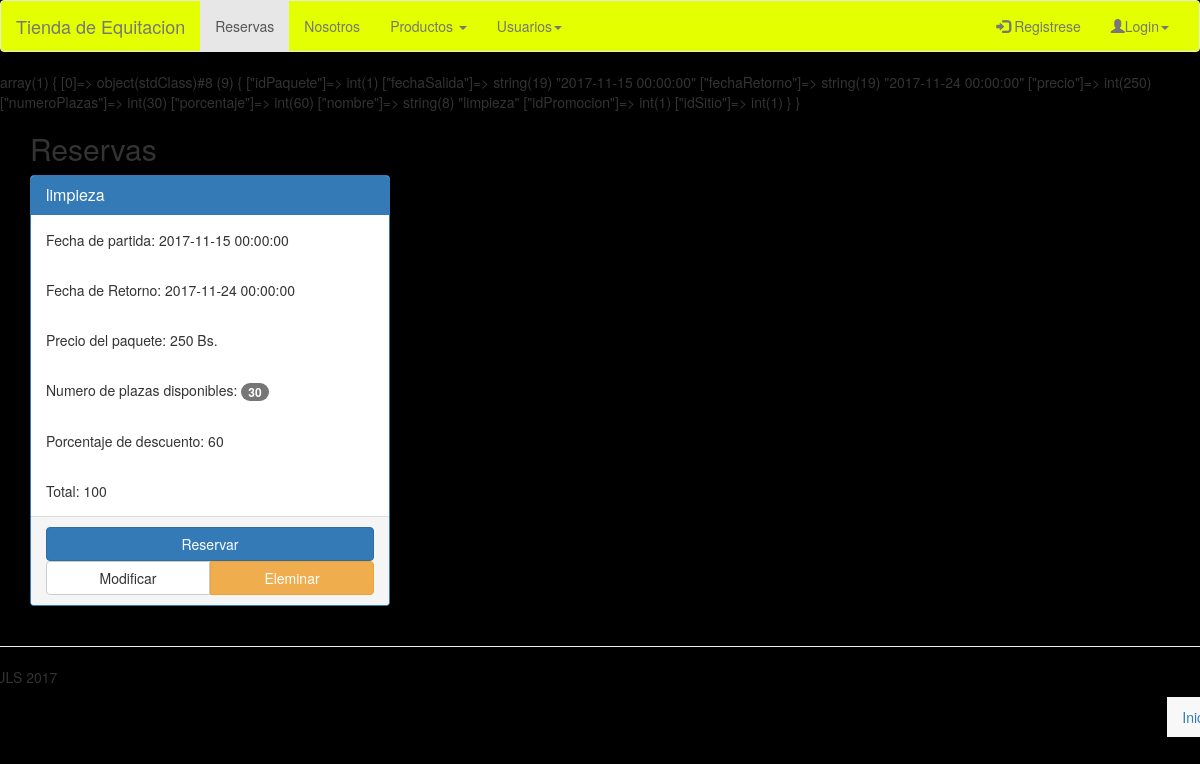
Page /listaPaquetes.php on the committed database.
### tables this page shows
CREATE TABLE `paquetes` (
  `idPaquete` int(11) NOT NULL,
  `fechaSalida` datetime NOT NULL,
  `fechaRetorno` datetime NOT NULL,
  `precio` int(11) NOT NULL DEFAULT '0',
  `numeroPlazas` int(11) NOT NULL DEFAULT '0',
  `idPromocion` int(11) NOT NULL DEFAULT '0',
  `idSitio` int(11) NOT NULL DEFAULT '0',
  `idSitio1` int(11) NOT NULL DEFAULT '0',
  `idSitio2` int(11) NOT NULL DEFAULT '0',
  `idSitio3` int(11) NOT NULL DEFAULT '0'
);

CREATE TABLE `sitios` (
  `idSitio` int(11) NOT NULL,
  `nombre` varchar(60) NOT NULL,
  `descripcion` varchar(500) NOT NULL,
  `foto` varchar(100) NOT NULL
);

CREATE TABLE `promociones` (
  `idPromocion` int(11) NOT NULL,
  `temporada` varchar(50) NOT NULL DEFAULT '0',
  `porcentaje` int(11) NOT NULL DEFAULT '0'
);

### Paquete.php (called while the page is built, shortened)
<?php
	class Paquete
	{
		static public function seleccionarTodoSitioyProm()
		{
			$pdo = Conexion::conectar();
			$sql='SELECT p.idPaquete,p.fechaSalida, p.fechaRetorno, p.precio, p.numeroPlazas, pr.porcentaje, s.nombre, pr.idPromocion,s.idSitio from (paquetes p inner join promociones pr on (p.idPromocion = pr.idPromocion) inner join sitios s on (p.idSitio=s.IdSitio))';
			$stn = $pdo->prepare($sql);
			$stn->execute();
			return $stn->FetchAll(PDO::FETCH_OBJ);
		}
	}
 ?>

### listaPaquetes.php (the view, shortened to what this page needs)
<?php include('parciales/cabecera.php') ?>
<?php include('parciales/foot_cabecera.php') ?>
		<?php include('parciales/menu.php');
				include('Paquete.php');
				$arr = Paquete::seleccionarTodoSitioyProm();
				var_dump($arr);
		?>
		<div class="container">
			<div class="row">
				<div class="col-xs-12 col-sm-12 col-md-12 col-lg-12">
					<h2>Reservas</h2>
				</div>
			</div>
			<div class="row">
				<?php foreach ($arr as $obj) { ?>
				<div class="col-xs-12 col-sm-6 col-md-6 col-lg-4">
					<div class="panel panel-primary">
						<div class="panel-heading">
							<h3 class="panel-title"><?=$obj->nombre?></h3>
						</div>
						<div class="panel-body">
							Fecha de partida: <?=$obj->fechaSalida?>
						</div>
						<div class="panel-body">
							Fecha de Retorno: <?=$obj->fechaRetorno?>
						</div>
						<div class="panel-body">
							Precio del paquete: <?=$obj->precio?> Bs.
						</div>
						<div class="panel-body">
							Numero de plazas disponibles: <span class="badge"><?=$obj->numeroPlazas?></span>
						</div>
						<div class="panel-body">
							Porcentaje de descuento: <?=$obj->porcentaje?>
						</div>
						<div class="panel-body">
							Total: <?=$obj->precio-($obj->precio*($obj->porcentaje/100))?>
						</div>
						<div class="panel-footer">
							<a href="#" class="btn btn-primary btn-block">Reservar</a>
								<div class="btn-group btn-group-justified">
									<a href="formPaquete.php?id=<?=$obj->idPaquete?>" class="btn btn-default">Modificar</a>
									<a href="#" class="btn btn-warning">Eleminar</a>
								</div>
						</div>
					</div>
				</div>
				<?php } ?>
			</div>
		</div>
		<?php include('parciales/cabecera_footer.php') ?>
<?php include('parciales/footer.php') ?>

### css/estiloIndex2.css (style rules this page uses)
body { background-color: #000000; }

### rows in the picture
paquetes: idSitio.nombre "limpieza", fechaSalida "2017-11-15 00:00:00", fechaRetorno "2017-11-24 00:00:00", precio "250", numeroPlazas "30", idPromocion.porcentaje "60", $obj->precio-($obj->precio*($obj->porcentaje/100)) "100"
